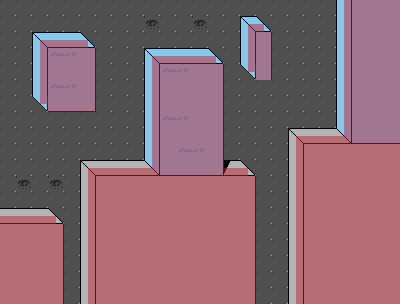

The image is a tile-based game level rendered from a .tmx file. Its description and source (layers, tilesets, objects; grid data summarised) follow:
An orthogonal 25x19 tile map with 16x16 px tiles, 2 tile layers (bg_layer_0, clip_layer_0), 2 tilesets.

<map version="1.0" orientation="orthogonal" renderorder="right-down" width="25" height="19" tilewidth="16" tileheight="16">
 <tileset firstgid="1" name="tileset2" tilewidth="16" tileheight="16">
  <image source="tileset2.png" width="96" height="64" />
 </tileset>
 <tileset firstgid="25" name="collision_tileset" tilewidth="16" tileheight="16">
  <image source="collision_tileset.png" width="64" height="64" />
 </tileset>
 <layer name="bg_layer_0" width="25" height="19">
  <data>[475 cells, 475 non-empty, 21 distinct tile ids]</data>
 </layer>
 <layer name="clip_layer_0" width="25" height="19" opacity="0.5">
  <data>[475 cells, 475 non-empty, 8 distinct tile ids]</data>
 </layer>
</map>